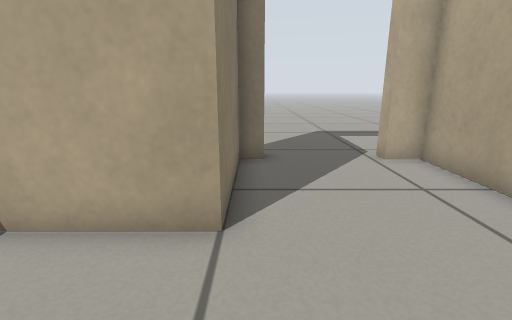
[1] (above)

12 first-person views from a walk through a world built for the Gazebo simulator. The camera is 0.5 m above the floor, tilts 14° down and sees 85° across. The floor is counted in squares, 0.25 m on a side. Each view is taken from the middle of a square. On the plan, view 1 faces up. The plan holds only what a view shows up to about 16 squares ahead; the rest is blank.

[2]
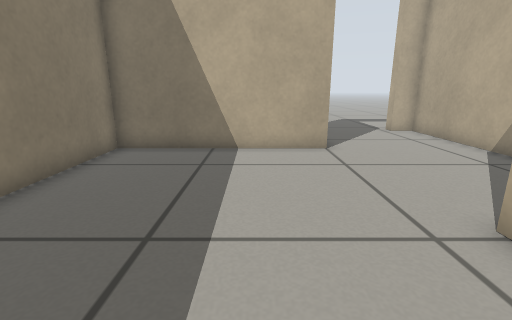

[3]
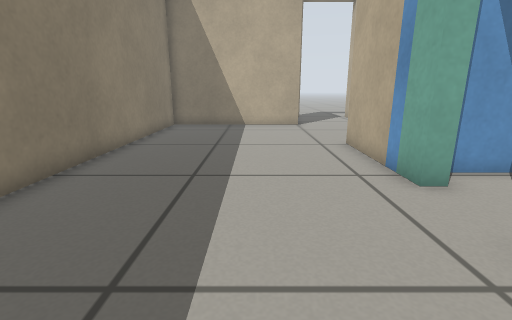

[4]
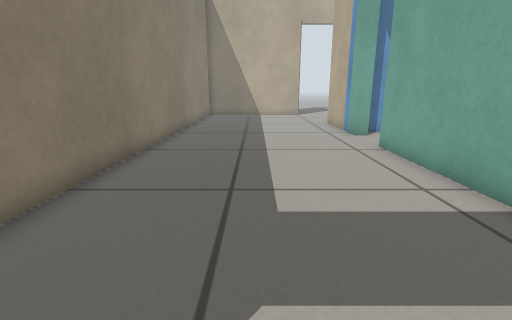

[5]
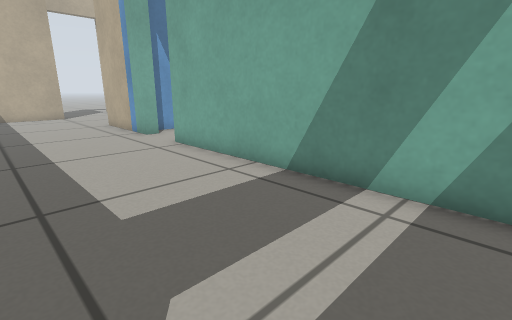

[6]
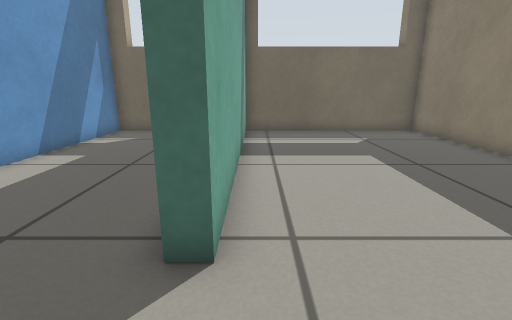

[7]
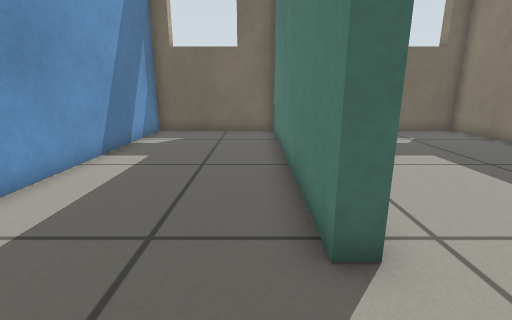

[8]
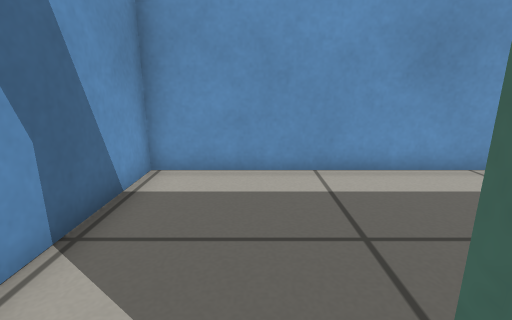

[9]
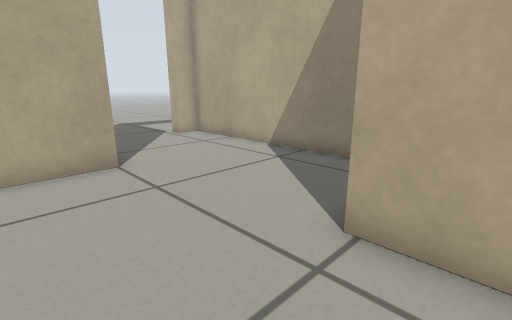

[10]
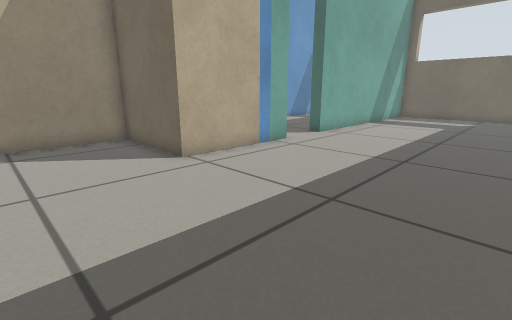

[11]
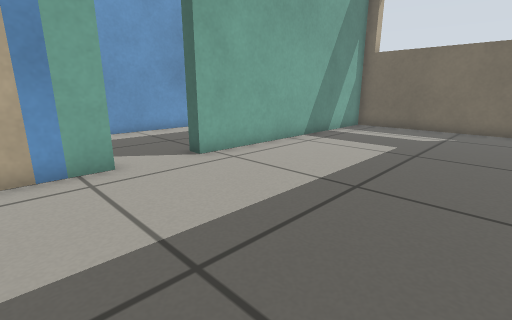

[12]
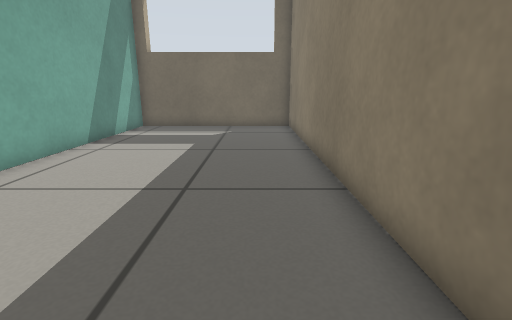

### Floor plan
Points are (right, up) in squares from view 1. A wall is a line through its corners. A room is listed if a view was taken in it or the views show most of it. See-through windows are left out.
Room 1 (views 1, 2, 3, 4, 5, 6, 8, 9, 10, 11, 12)
walls: (0.5, -7.3) (0.5, -2.3) (4.9, -2.3) (4.9, 8.1) (3.8, 8.1); (0.3, 8.1) (-0.5, 8.1) (-0.5, 3.7) (-7.9, 3.7) (-7.9, -21.1) (0.5, -21.1) (0.5, -9.9)
ways out: open door at (1, -9) to room 2; open door at (2, 8.5)
Room 2 (view 7)
walls: (1.1, -9.9) (1.1, -21.1) (6.9, -21.1) (6.9, -6.3) (1.5, -6.3)
ways out: open door at (1, -9) to room 1

Where each view was taken, in squares from view 1:
view 1: 0 up, 0 right, facing up
view 2: 6 down, 3 left, facing up
view 3: 13 down, 3 left, facing up
view 4: 20 down, 4 left, facing up
view 5: 20 down, 5 left, facing up-right
view 6: 7 down, 0 right, facing down
view 7: 7 down, 2 right, facing down
view 8: 9 down, 0 right, facing right
view 9: 4 down, 3 left, facing up-right
view 10: 2 up, 7 left, facing down-right
view 11: 5 down, 7 left, facing down-right
view 12: 5 down, 6 left, facing down
